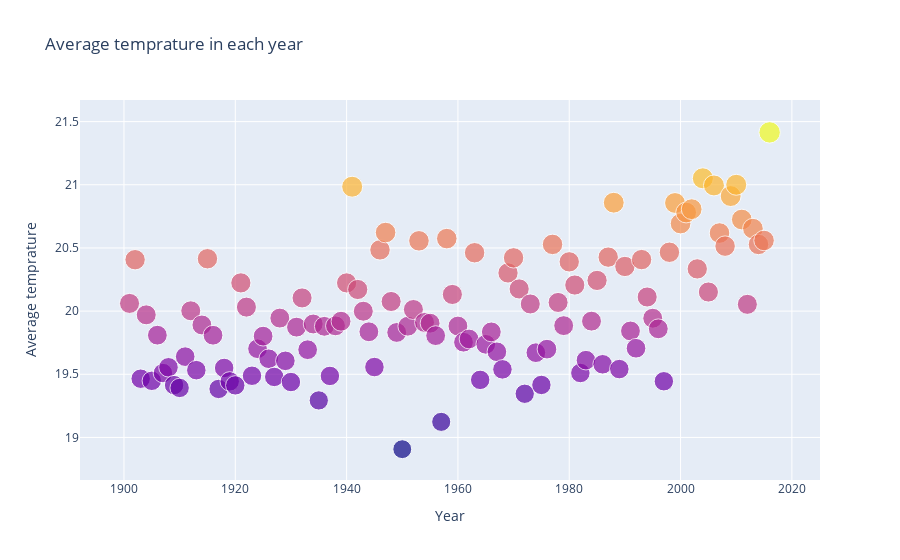

Here is the notebook cell this chart was saved with:
### Markdown cell above
## **Bubble Plot in Plotly**

### Code cell
trace = go.Scatter(x = temp_year.index,
                y=temp_year['Temperature - (Celsius)'],
                mode = 'markers',
                text= temp_year.index,
                marker= {'size': temp_year['Temperature - (Celsius)'], 
                        'color': temp_year['Temperature - (Celsius)']},
                name = str(temp_year.index))

data = [trace]
layout = go.Layout(title= 'Average temprature in each year',
                xaxis= {'title': 'Year'},
                yaxis= {'title': 'Average temprature'})

fig = go.Figure(data=data,layout=layout)

iplot(fig)
